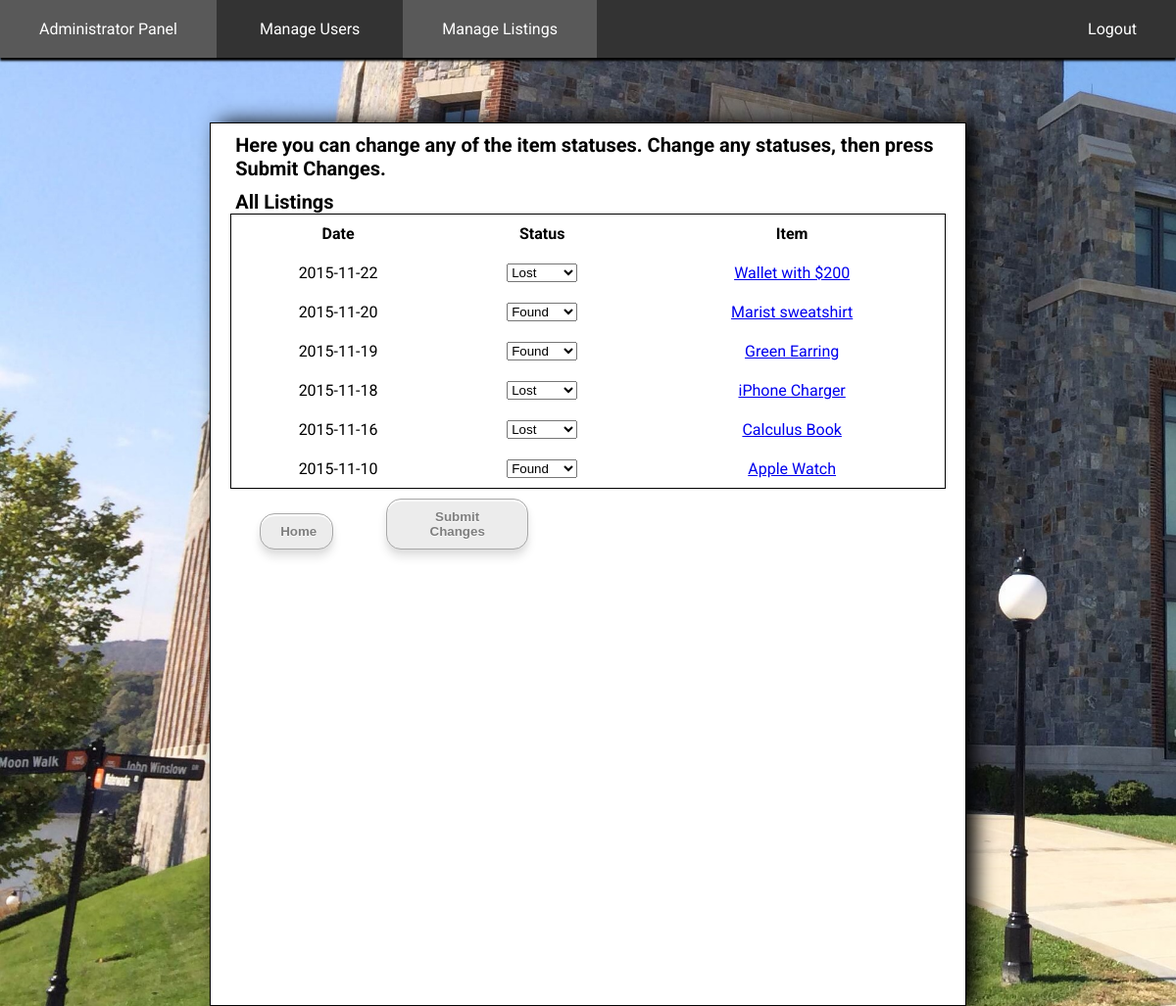
Page /manage_listings.php (signed in) on the committed database.
### tables this page shows
CREATE TABLE IF NOT EXISTS stuff(
id INT PRIMARY KEY AUTO_INCREMENT,
item TEXT NOT NULL,
location_id INT NOT NULL,
category SET('Electronics', 'Clothing', 'School Supplies', 'Other') NOT NULL,
color TEXT NOT NULL,
description TEXT NOT NULL,
item_date DATE NOT NULL,
create_date DATE NOT NULL,
update_date DATE NOT NULL,
room TEXT,
uploaderEmail TEXT,
status SET('Found', 'Lost', 'Claimed') NOT NULL,
image TEXT,
FOREIGN KEY (location_id) REFERENCES locations(id)
);

### includes/admin_tools.php (the view, shortened to what this page needs)
<?php
function show_all_stuff_admin($dbc) {
  $query = 'SELECT * FROM stuff ORDER BY item_date DESC';
  $results = mysqli_query($dbc , $query) ;
  if( $results )
  {
      echo '<h3> All Listings </h3>';
      echo '<TABLE>';
      echo '<TR>';
      echo '<TH>Date</TH>';
      echo '<TH>Status</TH>';
      echo '<TH>Item</TH>';
      echo '</TR>';
      $num = 0;
      while ( $row = mysqli_fetch_array( $results , MYSQLI_ASSOC ) )
      {
        $alink = '<A HREF = results.php?id=' . $row['id'] . '>' . $row['item'] . ' </A>';
        echo '<TR>';
        echo '<TD>' . $row['item_date'] . '</TD>';
        if ($row['status'] == 'Lost') {
        echo '<TD>' . '<select name="item-status' . $num . '">
                <option value="Lost" selected>Lost</option>
                <option value="Found">Found</option>
                <option value="Claimed">Claimed</option>
                <option value="Remove">Remove</option>
            </select>' . '</TD>' ;
        }
        else if ($row['status'] == 'Found') {
        echo '<TD>' . '<select name="item-status' . $num . '">
                <option value="Lost">Lost</option>
                <option value="Found" selected>Found</option>
                <option value="Claimed">Claimed</option>
                <option value="Remove">Remove</option>
            </select>' . '</TD>' ;
        }
        echo '<TD>' . $alink . '</TD>' ;
        echo '</TR>';
        $num++;
        }
      }
      echo '</TABLE>';
}
?>

### templates/sharedStyle.css (style rules this page uses)
html { height: 100%; background-image: url("../images/hancock2-2.jpg"); background-size: cover; background-repeat: no-repeat; background-attachment: fixed; position: relative; font-family: 'Roboto', sans-serif; }
body { height: 100%; }
#mainForm h1, p, h3 { padding-top: 10px; padding-left: 25px; margin-top: 0px; margin-bottom: 0px; }
#mainForm h3 { font-size: 125%; }
#mainForm table { margin-left: 20px; margin-right: 20px; display: block; }
#mainForm table, th, td { border-collapse: collapse; border: 1px solid; }
#mainForm #admin_login table, th, td { border-collapse: collapse; border: 0px solid; }
#mainForm th, td { padding: 10px; }

### rows in the picture
stuff: item_date "2015-11-22", item "Wallet with $200"
stuff: item_date "2015-11-20", item "Marist sweatshirt"
stuff: item_date "2015-11-19", item "Green Earring"
stuff: item_date "2015-11-18", item "iPhone Charger"
stuff: item_date "2015-11-16", item "Calculus Book"
stuff: item_date "2015-11-10", item "Apple Watch"
